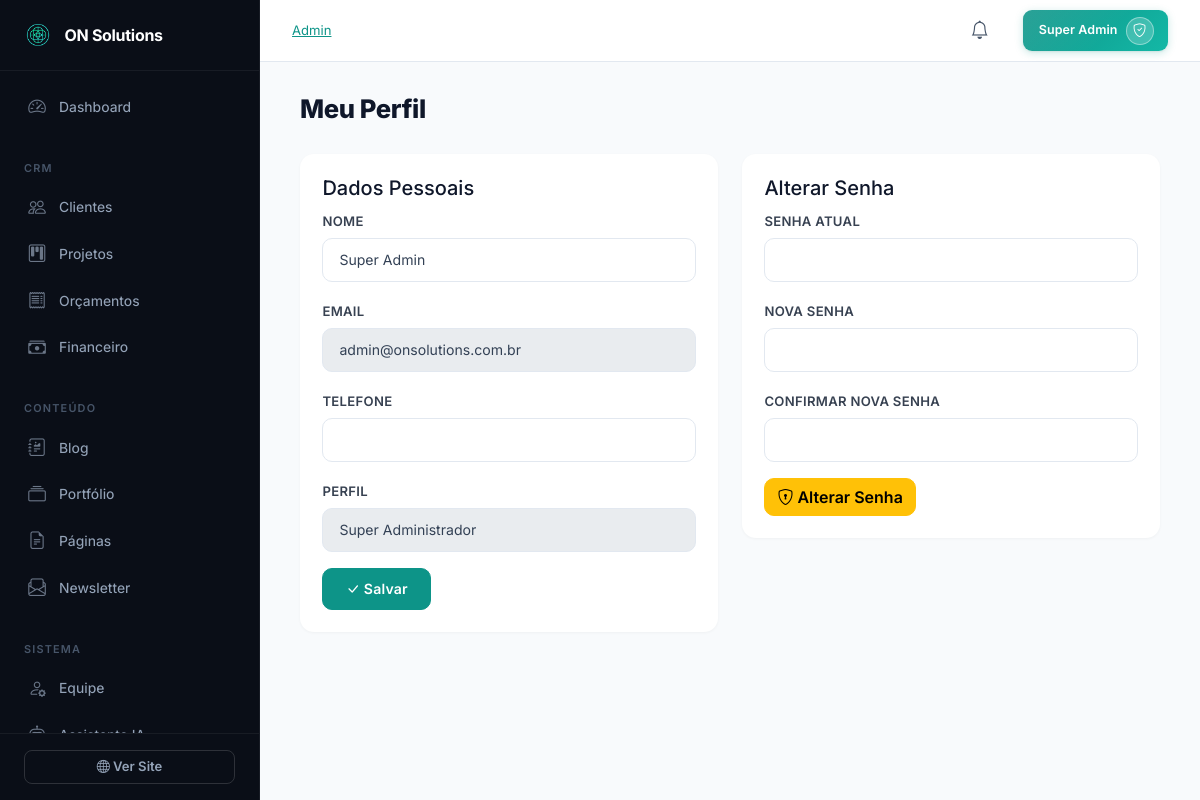
/admin/profile (signed in), run on the app's committed database.
### tables this page shows
CREATE TABLE IF NOT EXISTS `users` (
    `id` INT UNSIGNED AUTO_INCREMENT PRIMARY KEY,
    `name` VARCHAR(255) NOT NULL,
    `email` VARCHAR(191) NOT NULL UNIQUE,
    `password` VARCHAR(255) NOT NULL,
    `role_id` INT UNSIGNED NOT NULL,
    `role` VARCHAR(100) NOT NULL DEFAULT 'editor',
    `avatar` VARCHAR(500) NULL,
    `phone` VARCHAR(50) NULL,
    `is_active` TINYINT(1) DEFAULT 1,
    `email_verified_at` TIMESTAMP NULL,
    `remember_token` VARCHAR(255) NULL,
    `reset_token` VARCHAR(255) NULL,
    `reset_token_expires` TIMESTAMP NULL,
    `last_login_at` TIMESTAMP NULL,
    `last_login_ip` VARCHAR(45) NULL,
    `login_attempts` INT DEFAULT 0,
    `locked_until` TIMESTAMP NULL,
    `created_at` TIMESTAMP DEFAULT CURRENT_TIMESTAMP,
    `updated_at` TIMESTAMP DEFAULT CURRENT_TIMESTAMP ON UPDATE CURRENT_TIMESTAMP,
    FOREIGN KEY (`role_id`) REFERENCES `roles`(`id`),
    INDEX `idx_users_email` (`email`),
    INDEX `idx_users_role` (`role`),
    INDEX `idx_users_active` (`is_active`)
);

CREATE TABLE IF NOT EXISTS `roles` (
    `id` INT UNSIGNED AUTO_INCREMENT PRIMARY KEY,
    `name` VARCHAR(100) NOT NULL UNIQUE,
    `slug` VARCHAR(100) NOT NULL UNIQUE,
    `description` TEXT NULL,
    `is_system` TINYINT(1) DEFAULT 0,
    `created_at` TIMESTAMP DEFAULT CURRENT_TIMESTAMP,
    `updated_at` TIMESTAMP DEFAULT CURRENT_TIMESTAMP ON UPDATE CURRENT_TIMESTAMP
);

### app/Controllers/Admin/ProfileController.php (called while the page is built, shortened)
<?php
class ProfileController extends Controller
{
    public function index(): void
    {
        $userModel = new User();
        $this->data['user'] = $userModel->findWithRole((int)$_SESSION['user_id']);
        $this->data['page_title'] = 'Meu Perfil - ' . SITE_NAME;
        $this->view('admin/profile', $this->data, 'admin');
    }
}

### public/index.php (called while the page is built, shortened)
<?php
$router = new \App\Core\Router();
require ROOT_PATH . '/routes/admin.php';
$requestUri = $_GET['url'] ?? '';
$requestUri = '/' . trim($requestUri, '/');
$requestMethod = $_SERVER['REQUEST_METHOD'];
$router->dispatch($requestUri, $requestMethod);

### app/helpers/functions.php (called while the page is built, shortened)
<?php
function url(string $path = ''): string
{
    return BASE_URL . '/' . ltrim($path, '/');
}
function e(mixed $value): string
{
    return htmlspecialchars((string)$value, ENT_QUOTES, 'UTF-8');
}
function currentUser(): ?array
{
    return $_SESSION['user'] ?? null;
}

### app/Core/Database.php (called while the page is built, shortened)
<?php
class Database
{
    private PDO $pdo;
    private function __construct(array $config)
    {
        try {
            $dsn = sprintf(
                'mysql:host=%s;port=%d;dbname=%s;charset=%s',
                $config['host'],
                $config['port'],
                $config['database'],
                $config['charset']
            );
            $this->pdo = new PDO(
                $dsn,
                $config['username'],
                $config['password'],
                $config['options']
            );
        } catch (PDOException $e) {
            if (defined('APP_DEBUG') && APP_DEBUG) {
                die('Erro de conexão: ' . $e->getMessage());
            }
            die('Erro ao conectar com o banco de dados.');
        }
    }
    public function query(string $sql, array $params = []): \PDOStatement
    {
        $stmt = $this->pdo->prepare($sql);
        $stmt->execute($params);
        return $stmt;
    }
    public function fetch(string $sql, array $params = []): ?array
    {
        $stmt = $this->query($sql, $params);
        $result = $stmt->fetch();
        return $result ?: null;
    }
}

### app/Models/User.php (called while the page is built, shortened)
<?php
class User extends Model
{
    public function findWithRole(int $id): ?array
    {
        return $this->db->fetch(
            "SELECT u.*, r.name as role_name, r.slug as role_slug
             FROM users u
             JOIN roles r ON u.role_id = r.id
             WHERE u.id = ?",
            [$id]
        );
    }
}

### app/views/admin/profile.php (the view, shortened to what this page needs)
<div class="page-header"><h1 class="page-title">Meu Perfil</h1></div>
<div class="row g-4">
    <div class="col-lg-6">
        <div class="card border-0 shadow-sm">
            <div class="card-body">
                <h5>Dados Pessoais</h5>
                <form method="POST" action="<?= url('admin/profile') ?>">
                    <div class="mb-3"><label class="form-label">Nome</label><input type="text" class="form-control" name="name" value="<?= e($user['name'] ?? '') ?>" required></div>
                    <div class="mb-3"><label class="form-label">Email</label><input type="email" class="form-control" value="<?= e($user['email'] ?? '') ?>" disabled></div>
                    <div class="mb-3"><label class="form-label">Telefone</label><input type="text" class="form-control" name="phone" value="<?= e($user['phone'] ?? '') ?>"></div>
                    <div class="mb-3"><label class="form-label">Perfil</label><input type="text" class="form-control" value="<?= e($user['role_name'] ?? '') ?>" disabled></div>
                    <button type="submit" class="btn btn-primary"><i class="bi bi-check-lg"></i> Salvar</button>
                </form>
            </div>
        </div>
    </div>
    <div class="col-lg-6">
        <div class="card border-0 shadow-sm">
            <div class="card-body">
                <h5>Alterar Senha</h5>
                <form method="POST" action="<?= url('admin/profile/password') ?>">
                    <div class="mb-3"><label class="form-label">Senha Atual</label><input type="password" class="form-control" name="current_password" required></div>
                    <div class="mb-3"><label class="form-label">Nova Senha</label><input type="password" class="form-control" name="new_password" required minlength="8"></div>
                    <div class="mb-3"><label class="form-label">Confirmar Nova Senha</label><input type="password" class="form-control" name="confirm_password" required></div>
                    <button type="submit" class="btn btn-warning"><i class="bi bi-shield-lock"></i> Alterar Senha</button>
                </form>
            </div>
        </div>
    </div>
</div>

### app/Core/Router.php (shortened to what this page needs)
<?php
class Router
{
    private array $routes = [];
    private string $currentPrefix = '';
    private array $currentMiddlewares = [];
    public function group(array $options, callable $callback): void
    {
        $previousPrefix = $this->currentPrefix;
        $previousMiddlewares = $this->currentMiddlewares;
        $this->currentPrefix .= $options['prefix'] ?? '';
        $this->currentMiddlewares = array_merge(
            $this->currentMiddlewares,
            $options['middleware'] ?? []
        );
        $this->currentPrefix = $previousPrefix;
        $this->currentMiddlewares = $previousMiddlewares;
    }
    private function addRoute(string $method, string $uri, string $action, array $middlewares = []): self
    {
        $uri = $this->currentPrefix . '/' . ltrim($uri, '/');
        $uri = '/' . trim($uri, '/');
        $pattern = preg_replace('/\{([a-zA-Z_]+)\}/', '(?P<$1>[^/]+)', $uri);
        $pattern = '#^' . $pattern . '$#';
        $allMiddlewares = array_merge($this->currentMiddlewares, $middlewares);
        $this->routes[] = [
            'method'      => $method,
            'uri'         => $uri,
            'pattern'     => $pattern,
            'action'      => $action,
            'middlewares' => $allMiddlewares,
        ];
        return $this;
    }
    public function dispatch(string $requestUri, string $requestMethod): void
    {
        $uri = parse_url($requestUri, PHP_URL_PATH);
        $uri = '/' . trim($uri, '/');
        foreach ($this->routes as $route) {
            if ($route['method'] !== $requestMethod) {
                continue;
            }
            if (preg_match($route['pattern'], $uri, $matches)) {
                $params = array_filter($matches, 'is_string', ARRAY_FILTER_USE_KEY);
                $this->executeAction($route['action'], $params);
                return;
            }
        }
    }
    private function executeAction(string $action, array $params): void
    {
        [$controllerName, $methodName] = explode('@', $action);
        $controller = new $controllerClass();
        call_user_func_array([$controller, $methodName], $params);
    }
}

### app/views/partials/admin-topbar.php (shortened to what this page needs)
<header class="admin-topbar">
    <div class="topbar-left">
        <nav aria-label="breadcrumb" class="d-none d-md-block">
            <ol class="breadcrumb mb-0">
                <li class="breadcrumb-item"><a href="<?= url('admin/dashboard') ?>">Admin</a></li>
            </ol>
        </nav>
    </div>
    <div class="topbar-right">
        <div class="dropdown me-3">
            <button class="btn btn-link topbar-icon" data-bs-toggle="dropdown" aria-label="Notificações">
                <i class="bi bi-bell"></i>
            </button>
        </div>
        <div class="dropdown">
            <button class="btn btn-link topbar-user" data-bs-toggle="dropdown">
                <span class="user-name d-none d-md-inline"><?= e(currentUser()['name'] ?? 'Admin') ?></span>
                <span class="user-avatar">
                    <?php if ($avatar = currentUser()['avatar'] ?? null): ?>
                        <img src="<?= e($avatar) ?>" alt="Avatar">
                    <?php else: ?>
                        <i class="bi bi-shield-check"></i>
                    <?php endif; ?>
                </span>
            </button>
        </div>
    </div>
</header>

### public/assets/css/admin.css (style rules this page uses)
:root { --sidebar-width: 260px; --topbar-height: 62px; --admin-primary: #0d9488; --admin-primary-hover: #0f766e; --admin-primary-light: #14b8a6; --admin-primary-50: #f0fdfa; --admin-primary-100: #ccfbf1; }
body.admin-body { margin: 0; background: #f8fafc; font-family: 'Inter', -apple-system, BlinkMacSystemFont, sans-serif; -webkit-font-smoothing: antialiased; color: #334155; }
.admin-topbar { height: var(--topbar-height); background: #fff; border-bottom: 1px solid #e2e8f0; display: flex; align-items: center; justify-content: space-between; padding: 0 2rem; position: sticky; top: 0; z-index: 100; }
.topbar-left { display: flex; align-items: center; gap: 1rem; }
.topbar-right { display: flex; align-items: center; gap: 0.5rem; }
.topbar-icon { background: none; border: none; width: 38px; height: 38px; border-radius: 8px; display: flex; align-items: center; justify-content: center; font-size: 1.15rem; color: #475569; position: relative; cursor: pointer; text-decoration: none; transition: all 0.15s; }
.topbar-user { display: flex; align-items: center; gap: 0.5rem; background: linear-gradient(135deg, var(--admin-primary) 0%, var(--admin-primary-light) 100%); border: none; cursor: pointer; text-decoration: none; color: #fff; padding: 0.38rem 0.9rem 0.38rem 1rem; border-radius: 9px; transition: all 0.3s cubic-bezier(0.4, 0, 0.2, 1); box-shadow: 0 2px 8px rgba(13, 148, 136, 0.22), 0 1px 2px rgba(0, 0, 0, 0.06); position: relative; overflow: hidden; font-size: 0.8rem; }
.topbar-user::before { content: ''; position: absolute; inset: 0; background: linear-gradient(135deg, rgba(255,255,255,0.12) 0%, rgba(255,255,255,0) 60%); border-radius: inherit; pointer-events: none; }
.user-name { font-size: 0.78rem; font-weight: 600; color: #fff; letter-spacing: 0.1px; }
.user-avatar { width: 28px; height: 28px; background: rgba(255, 255, 255, 0.2); border: 1.5px solid rgba(255, 255, 255, 0.4); border-radius: 50%; display: flex; align-items: center; justify-content: center; color: #fff; font-size: 0.75rem; transition: all 0.3s ease; backdrop-filter: blur(4px); }
.user-avatar i { font-size: 0.85rem; }
.page-header { margin-bottom: 1.8rem; }
.page-title { font-size: 1.6rem; font-weight: 800; color: #0f172a; margin: 0; letter-spacing: -0.4px; }
.card { border: 1px solid #e2e8f0; border-radius: 14px; background: #fff; box-shadow: 0 1px 3px rgba(0,0,0,0.03); transition: box-shadow 0.3s ease, transform 0.3s ease; }
.card.border-0 { border: 1px solid #f1f5f9; }
.card-body { color: #334155; padding: 1.4rem; }
.form-control, .form-select { border-radius: 10px; border: 1.5px solid #e2e8f0; background: #fff; color: #334155; padding: 0.65rem 1rem; font-size: 0.88rem; transition: all 0.2s ease; }
.form-control::placeholder { color: #94a3b8; }
.form-label { font-weight: 600; font-size: 0.82rem; color: #374151; margin-bottom: 0.4rem; text-transform: uppercase; letter-spacing: 0.3px; }
.btn-primary { background: var(--admin-primary); border-color: var(--admin-primary); border-radius: 10px; font-weight: 600; font-size: 0.88rem; padding: 0.6rem 1.4rem; transition: all 0.25s cubic-bezier(0.4, 0, 0.2, 1); letter-spacing: 0.2px; }
.btn-warning { border-radius: 10px; font-weight: 600; transition: all 0.25s cubic-bezier(0.4, 0, 0.2, 1); }
.breadcrumb { font-size: 0.82rem; }
.breadcrumb-item a { color: #94a3b8; }
a:not(.btn):not(.menu-link):not(.sidebar-brand):not(.nav-link):not(.dropdown-item) { color: var(--admin-primary); }
.shadow-sm { box-shadow: 0 1px 3px rgba(0,0,0,0.04) !important; }
h1, h2, h3, h4, h5, h6 { color: #0f172a; }

### data on the page
users: name "Super Admin", email "admin@onsolutions.com.br", role.name "Super Administrador"
